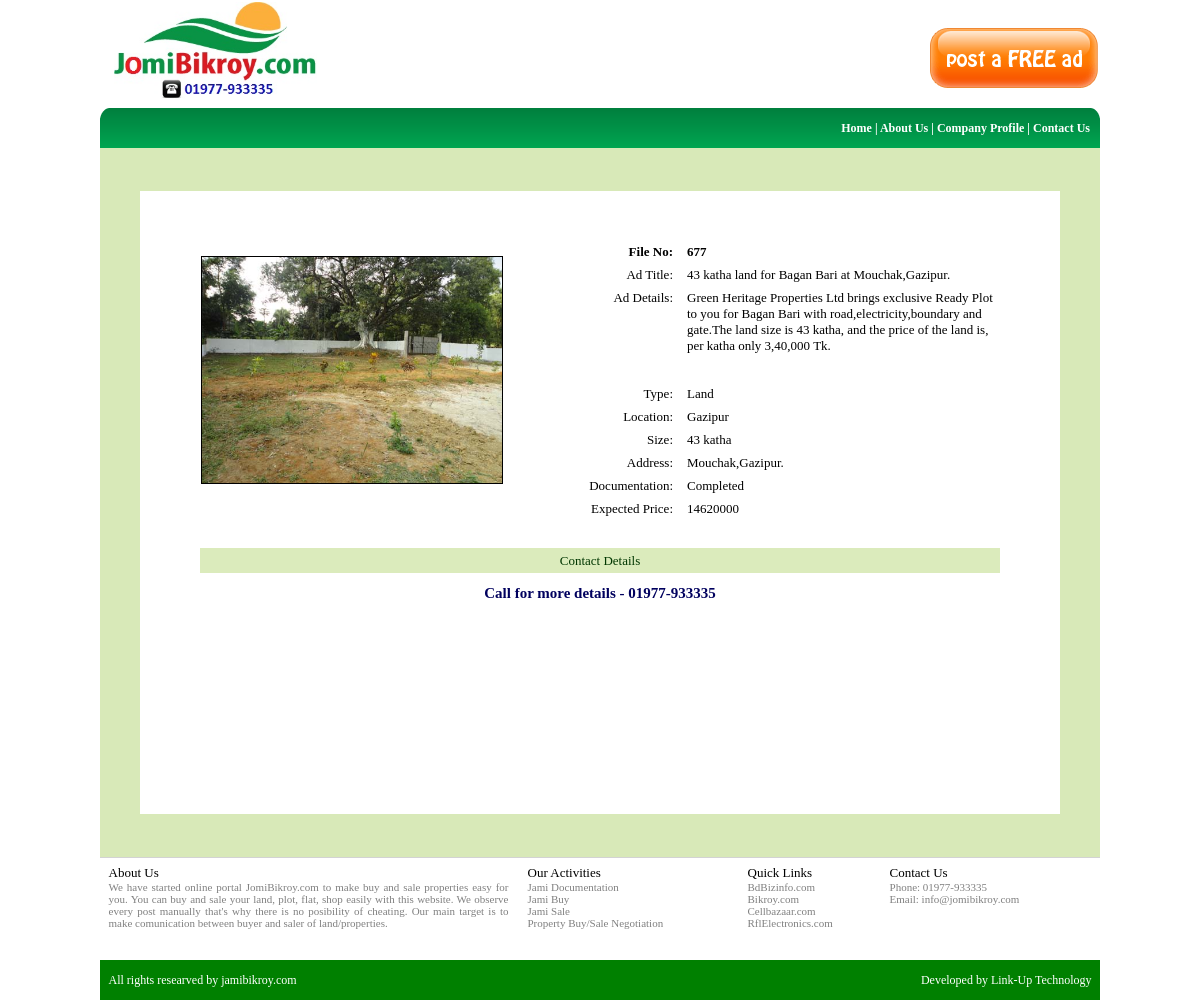
Page /item/detail/?adid=677 on the committed database.
### tables this page shows
CREATE TABLE IF NOT EXISTS `published` (
  `id` int(11) NOT NULL AUTO_INCREMENT,
  `adid` int(11) NOT NULL,
  `date` text NOT NULL,
  `ipaddress` text NOT NULL,
  `type` text NOT NULL,
  `location` text NOT NULL,
  `size` varchar(20) NOT NULL,
  `address` text NOT NULL,
  `documentation` text NOT NULL,
  `price` varchar(20) NOT NULL,
  `title` text NOT NULL,
  `details` text NOT NULL,
  `yname` text NOT NULL,
  `ylocation` text NOT NULL,
  `yaddress` text NOT NULL,
  `phone` text NOT NULL,
  `email` text NOT NULL,
  `status` varchar(20) NOT NULL,
  `feature` varchar(1) NOT NULL DEFAULT '0',
  PRIMARY KEY (`id`)
);

### item/detail/index.php (the view, shortened to what this page needs)
<?php
$adid=$_GET['adid'];
$result=mysql_query("select * from published where adid='$adid' && status='published'");
$row=mysql_fetch_array($result);
$cmbtype=$row['type'];
$cmblocation="$row[location]";
$txtsize="$row[size]";
$taaddress="$row[address]";
$cmbdocumentation="$row[documentation]";
$txtprice="$row[price]";
$txtadtitle="$row[title]";
$taaddetails=nl2br("$row[details]");
if(file_exists("../../newad/upload/$adid.jpg")){
$img="$adid.jpg";
}
else{
$img="noimg.jpg";
}
if($cmbtype == "Plot_for_Developers")
$pricetext = "Expected Signing Money:";
else
$pricetext = "Expected Price:";
if($cmbtype == "Flat" || $cmbtype == "Shop")
$unit = "sft.";
else
$unit = "katha";
?>
<html>
	<head>
		<link href="../../css/style.css" rel="stylesheet" type="text/css">
	</head>
	<body onload="showContent()">
		<table border="0px" id="content" width="1000px" height="1000px" style="border-collapse:collapse;display:none">
			<tr class="headerheight">
				<td>
					<?php include('../../header.php');?>
				</td>
			</tr>
			<tr height="40px">
				<td align="right" style="font-family:tahoma;color:white;font-size:12px;background-image:url('../../images/101.png');background-repeat:no-repeat;background-position:left top;">
					<?php include('../../topmenu.php');?>
				</td>
			</tr>
			<tr>
				<td valign="middle" align="center" bgcolor="#D8E9B8">
					<table border="0px" width="920px" style="margin:30 0;border-collapse:collapse;background:white;">
						<tr>
							<td id="adformcontainer" colspan="5" valign="top" align="center"><br><br>
								<table border="0px" width="800px" style="border-collapse:collapse;">
									<tr height="15px">
										<td width="320px" rowspan="19"><img src="../../newad/upload/<?php echo $img;?>" border="1px" width="300px"><br><br><br></td>
										<td width="480px" colspan="3"></td>
									</tr>
									<tr style="font-family:tahoma;font-size:13px;font-weight:bold">
										<td width="150px" align="right">File No:</td>
										<td width="10px"></td>
										<td><?php echo $adid;?></td>
									</tr>
									<tr height="5px">
										<td colspan="3"></td>
									</tr>
									<tr style="font-family:tahoma;font-size:13px">
										<td align="right">Ad Title:</td>
										<td width="10px"></td>
										<td><?php echo $txtadtitle;?></td>
									</tr>
									<tr height="5px">
										<td colspan="3"></td>
									</tr>
									<tr style="font-family:tahoma;font-size:13px" valign="top">
										<td align="right">Ad Details:</td>
										<td width="10px"></td>
										<td><?php echo $taaddetails;?></td>
									</tr>
									<tr height="30px">
										<td colspan="3"></td>
									</tr>
									<tr style="font-family:tahoma;font-size:13px">
										<td align="right">Type:</td>
										<td width="10px"></td>
										<td><?php echo $cmbtype;?></td>
									</tr>
									<tr height="5px">
										<td colspan="3"></td>
									</tr>
									<tr style="font-family:tahoma;font-size:13px">
										<td align="right">Location:</td>
										<td width="10px"></td>
										<td><?php echo $cmblocation;?></td>
									</tr>
									<tr height="5px">
										<td colspan="3"></td>
									</tr>
									<tr style="font-family:tahoma;font-size:13px">
										<td align="right">Size:</td>
										<td width="10px"></td>
										<td><?php echo "$txtsize $unit";?></td>
									</tr>
									<tr height="5px">
										<td colspan="3"></td>
									</tr>
									<tr style="font-family:tahoma;font-size:13px" valign="top">
										<td align="right">Address:</td>
										<td width="10px"></td>
										<td><?php echo $taaddress;?></td>
									</tr>
									<tr height="5px">
										<td colspan="3"></td>
									</tr>
									<tr style="font-family:tahoma;font-size:13px">
										<td align="right">Documentation:</td>
										<td width="10px"></td>
										<td><?php echo $cmbdocumentation;?></td>
									</tr>
									<tr height="5px">
										<td colspan="3"></td>
									</tr>
									<tr style="font-family:tahoma;font-size:13px">
										<td align="right"><?php echo $pricetext;?></td>
										<td width="10px"></td>
										<td><?php echo $txtprice;?></td>
									</tr>
									<tr height="30px">
										<td colspan="3"></td>
									</tr>
									<tr height="25px" bgcolor="#DBEBBC" style="font-family:tahoma;font-size:13px;color:#003700">
										<td colspan="4" align="center">Contact Details</td>
									</tr>
									<tr height="40" style="font-family:tahoma;font-size:15px;color:#00005E;font-weight:bold">
										<td colspan="4" align="center">Call for more details - 01977-933335</td>
									</tr>
									<tr height="200px" style="font-family:tahoma;font-size:13px;color:#003700">
										<td colspan="4"></td>
									</tr>
								</table>
							</td>
						</tr>
					</table>
				</td>
			</tr>
			<tr height="100px" style="border-top:1px solid lightgray">
				<td align="center"><?php include('../../footer.php');?></td>
			</tr>
			<tr height="40px">
				<td bgcolor="green" align="center"><?php include('../../bottom-footer.php');?></td>
			</tr>
		</table>
	</body>
</html>

### css/style.css (style rules this page uses)
body { width:1000px; text-align:center; margin:0 auto; }
.headerheight { height:100px; }

### rows in the picture
published: title "43 katha land for Bagan Bari at Mouchak,Gazipur.", details "Green Heritage Properties Ltd brings exclusive Ready Plot to you for Bagan Bari with road,electricity,boundary and gate.The land size is 43 katha, and the price of the land is, per katha only 3,40,000 Tk.", type "Land", location "Gazipur", size "43", type "katha", address "Mouchak,Gazipur.", documentation "Completed", type "Expected Price:", price "14620000"

### other values in the picture
$adid "677"
